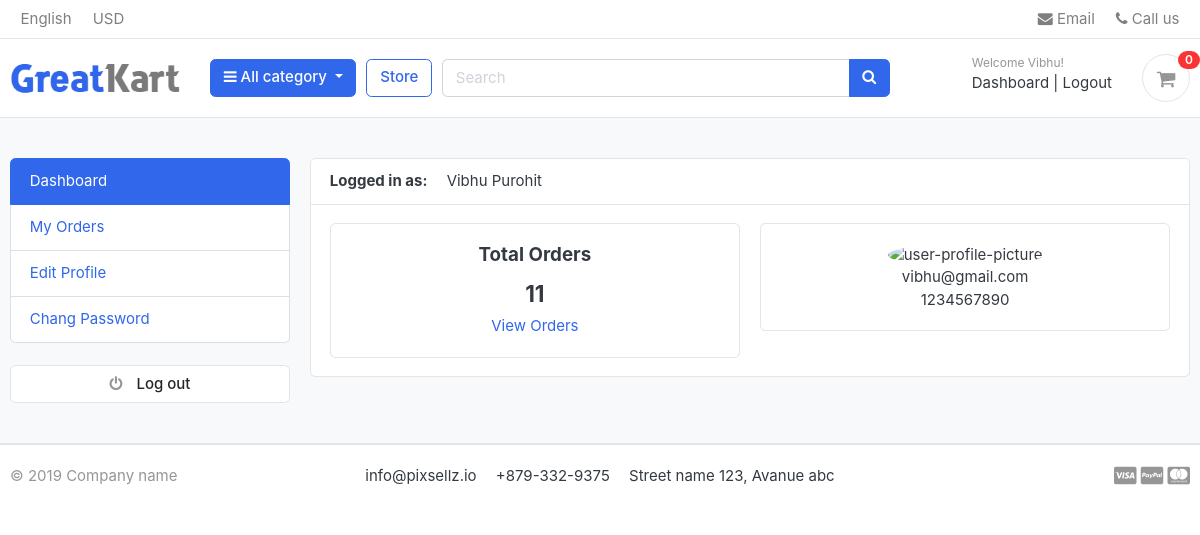
Screenshot of /accounts/dashboard/ (signed in) with the database file from the repository.
### accounts/models.py (models this page shows, shortened)
class Account(AbstractBaseUser):
    first_name = models.CharField(max_length=50)
    last_name = models.CharField(max_length=50)
    username = models.CharField(max_length=50, unique=True)
    email = models.EmailField(max_length=100, unique=True)
    phone_number = models.CharField(max_length=50)
    date_joined = models.DateTimeField(auto_now_add=True)
    last_login = models.DateTimeField(auto_now_add=True)
    is_admin = models.BooleanField(default=False)
    is_staff = models.BooleanField(default=False)
    is_active = models.BooleanField(default=False)
    is_superadmin = models.BooleanField(default=False)
    USERNAME_FIELD = 'email'
    REQUIRED_FIELDS = ['username', 'first_name', 'last_name']
    objects = MyAccountManager()
    def full_name(self):
        return f'{self.first_name} {self.last_name}'

### accounts/views.py (the view)
# urls.py: path('dashboard/', views.dashboard, name='dashboard'),
@login_required(login_url='login')
def dashboard(request):
    orders = Order.objects.order_by('-created_at').filter(user_id=request.user.id, is_ordered=True)
    orders_count = orders.count()
    context = {
        'orders_count': orders_count,
    }
    return render(request, 'accounts/dashboard.html', context)

### carts/context_processors.py (called while the page is built)
def counter(request):
    cart_count = 0
    if 'admin' in request.path:
        return {}
    else:
        try:
            cart = Cart.objects.filter(cart_id=_cart_id(request))
            if request.user.is_authenticated:
                cart_items = CartItem.objects.all().filter(user=request.user)
            else:
                cart_items = CartItem.objects.all().filter(cart=cart[:1])
            for cart_item in cart_items:
                cart_count += cart_item.quantity
        except Cart.DoesNotExist:
            cart_count = 0
    return dict(cart_count=cart_count)

### carts/views.py (called while the page is built)
def _cart_id(request):
    cart = request.session.session_key
    if not cart:
        cart = request.session.create()
    return cart

### category/context_processors.py (called while the page is built)
def menu_links(request):
    links = Category.objects.all()
    return dict(links=links)

### category/models.py (called while the page is built)
    def get_url(self):
        return reverse('products_by_category', args=[self.slug])

### templates/accounts/dashboard.html (shortened to what this page needs)
{% extends 'base.html' %}
{% load static %}
{% block content %}
<section class="section-conten padding-y bg">
    <div class="container">
        <div class="row">
            {% include 'includes/dashboard_sidebar.html' %}
            <main class="col-md-9">
                <article class="card">
                    <header class="card-header">
                        <strong class="d-inline-block mr-3">Logged in as: </strong>
                        <span>{{user.full_name}}</span>
                    </header>
                    <div class="card-body">
                        <div class="row">
                            <div class="col-md-6">
                                <div class="card" style="text-align:center">
                                    <div class="card-body">
                                        <h5 class="card-title">Total Orders</h5>
                                        <h4>{{orders_count}}</h4>
                                        <a href="">View Orders</a>
                                    </div>
                                </div>
                            </div>
                            <div class="col-md-6">
                                <div class="card" style="text-align:center">
                                    <div class="card-body">
                                        <img src="https://www.w3schools.com/howto/img_avatar.png" alt="user-profile-picture" width="50" height="50" style="border-radius:50%;">
                                        <p class="mb-0">{{user.email}}</p>
                                        <p>{{user.phone_number}}</p>
                                    </div>
                                </div>
                            </div>
                        </div>
                    </div>
                </article>
            </main>
        </div>
    </div>
</section>
{% endblock %}

### templates/includes/navbar.html (shortened to what this page needs)
{% load static %}
<header class="section-header">
	<nav class="navbar p-md-0 navbar-expand-sm navbar-light border-bottom">
<div class="container">
  <div class="collapse navbar-collapse" id="navbarTop4">
    <ul class="navbar-nav mr-auto">
    	<li class="nav-item dropdown">
		 	<a href="#" class="nav-link">   English </a>
		</li>
		<li class="nav-item dropdown">
			<a href="#" class="nav-link"> USD </a>
		</li>
    </ul>
    <ul class="navbar-nav">
		<li><a href="#" class="nav-link"> <i class="fa fa-envelope"></i> Email </a></li>
		<li><a href="#" class="nav-link"> <i class="fa fa-phone"></i> Call us </a></li>
	</ul>
  </div>
</div>
</nav>
	<section class="header-main border-bottom">
		<div class="container">
			<div class="row align-items-center">
				<div class="col-lg-2 col-md-3 col-6">
					<a href="{% url 'home' %}" class="brand-wrap">
						<img class="logo" src="{% static './images/logo.png' %}">
					</a>
				</div>
				<div class="col-lg col-sm col-md col-6 flex-grow-0">
					<div class="category-wrap dropdown d-inline-block float-right">
						<button type="button" class="btn btn-primary dropdown-toggle" data-toggle="dropdown">
							<i class="fa fa-bars"></i> All category
						</button>
					</div>
				</div>
				<a href="{% url 'store' %}" class="btn btn-outline-primary">Store</a>
				<div class="col-lg  col-md-6 col-sm-12 col">
					<form action="{% url 'search' %}" class="search" method="GET">
						<div class="input-group w-100">
							<input type="text" class="form-control" style="width:60%;" placeholder="Search" name="keyword">
							<div class="input-group-append">
							  <button class="btn btn-primary" type="submit">
								<i class="fa fa-search"></i>
							  </button>
							</div>
						</div>
					</form>
				</div>
				<div class="col-lg-3 col-sm-6 col-8 order-2 order-lg-3">
				<div class="d-flex justify-content-end mb-3 mb-lg-0">
					{% if user.id is None %}
					<div class="widget-header">
						<small class="title text-muted">Welcome guest!</small>
						<div>
							<a href="{% url 'login' %}">Sign in</a> <span class="dark-transp"> | </span>
							<a href="{% url 'register' %}"> Register</a>
						</div>
					</div>
					{% else %}
					<div class="widget-header">
						<small class="title text-muted">Welcome {{user.first_name}}!</small>
						<div>
							<a href="{% url 'dashboard' %}">Dashboard</a> <span class="dark-transp"> | </span>
							<a href="{% url 'logout' %}"> Logout</a>
						</div>
					</div>
					{% endif %}
					<a href="{% url 'cart' %}" class="widget-header pl-3 ml-3">
						<div class="icon icon-sm rounded-circle border"><i class="fa fa-shopping-cart"></i></div>
						<span class="badge badge-pill badge-danger notify">{{cart_count}}</span>
					</a>
				</div>
			</div>
			</div>
		</div>
	</section>
</header>

### greatkart/static/css/ui.css (style rules this page uses)
html { font-family: "Inter", sans-serif; font-size: 15px; }
.icon-xs, .icon-sm, .icon-md, .icon-lg { display: inline-block; text-align: center; flex-shrink: 0; flex-grow: 0; }
.icon-sm { width: 48px; height: 48px; line-height: 48px !important; font-size: 20px; }
.padding-y { padding-top: 40px; padding-bottom: 40px; }
article:after, .form-group:after { display: block; clear: both; content: ""; }
.bg { background-color: #f8f9fa; }
p:last-child { margin-bottom: 0; }
.header-main { position: relative; padding-top: 1rem; padding-bottom: 1rem; }
.brand-wrap .logo, .navbar-brand .logo { margin-right: 7px; max-height: 42px; display: inline-block; }
.widget-header { display: inline-block; vertical-align: middle; position: relative; }
.widget-header a { color: #343a40; }
.widget-header i { color: #969696; }
.widget-header .title { display: block; }
.widget-header .notify { position: absolute; top: -3px; right: -10px; }
.notify { position: absolute; top: -4px; right: -10px; display: inline-block; padding: 0.25em 0.6em; font-size: 12px; line-height: 1; text-align: center; border-radius: 3rem; color: #fff; background-color: #fa3434; }

### rows the page displays
Account: first_name "Vibhu", full_name "Vibhu Purohit", email "vibhu@gmail.com", phone_number "1234567890"

### other values shown
{{ cart_count }} "0"
{{ orders_count }} "11"
